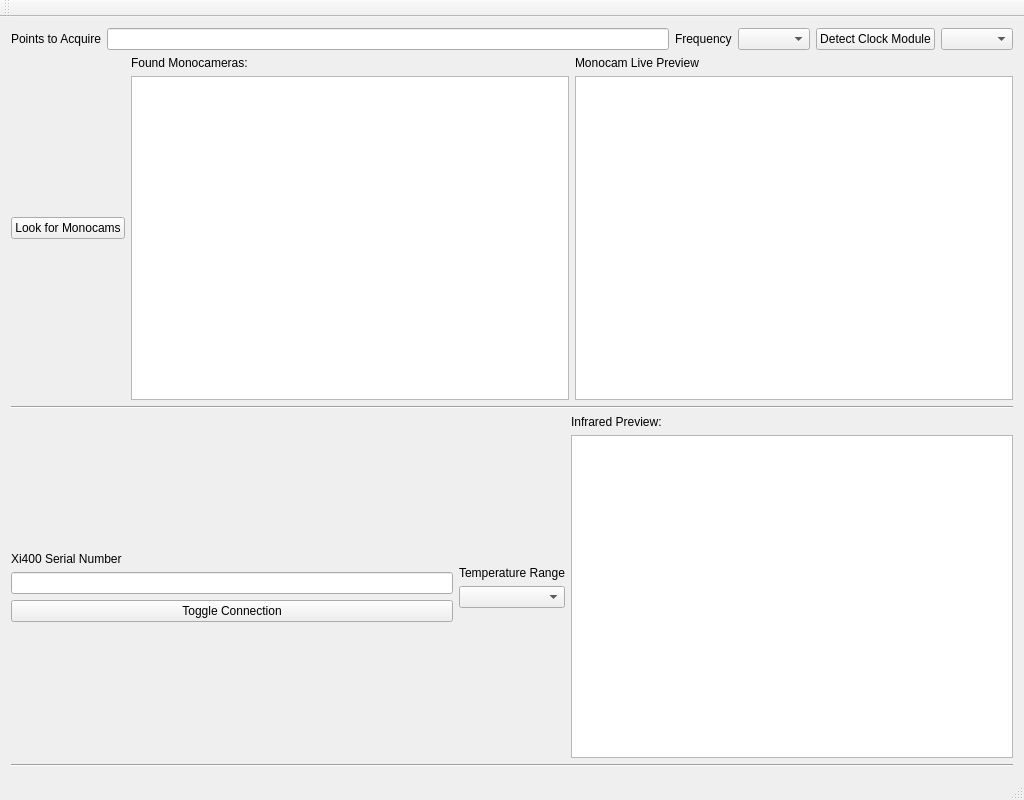
<?xml version="1.0" encoding="UTF-8"?>
<ui version="4.0">
 <class>GooeyDeadDaqueClass</class>
 <widget class="QMainWindow" name="GooeyDeadDaqueClass">
  <property name="geometry">
   <rect>
    <x>0</x>
    <y>0</y>
    <width>1024</width>
    <height>800</height>
   </rect>
  </property>
  <property name="windowTitle">
   <string>DED Data Acquisition GUI | v0.1</string>
  </property>
  <widget class="QWidget" name="centralWidget">
   <layout class="QHBoxLayout" name="horizontalLayout">
    <item>
     <layout class="QVBoxLayout" name="VLMainContainer">
      <item>
       <layout class="QHBoxLayout" name="HLExperimentSetup">
        <item>
         <widget class="QLabel" name="LPointsToAcquire">
          <property name="text">
           <string>Points to Acquire</string>
          </property>
         </widget>
        </item>
        <item>
         <widget class="QLineEdit" name="LEPointsToGrab"/>
        </item>
        <item>
         <widget class="QLabel" name="LFrequency">
          <property name="text">
           <string>Frequency</string>
          </property>
         </widget>
        </item>
        <item>
         <widget class="QComboBox" name="CBoxFrequency"/>
        </item>
        <item>
         <widget class="QPushButton" name="PBDetectClock">
          <property name="text">
           <string>Detect Clock Module</string>
          </property>
         </widget>
        </item>
        <item>
         <widget class="QComboBox" name="CBoxAvailableClocks"/>
        </item>
       </layout>
      </item>
      <item>
       <layout class="QHBoxLayout" name="HLMonoCameraSettings">
        <item>
         <widget class="QPushButton" name="PBMonoCamDetect">
          <property name="text">
           <string>Look for Monocams</string>
          </property>
         </widget>
        </item>
        <item>
         <layout class="QVBoxLayout" name="VLDetectedMonos">
          <item>
           <widget class="QLabel" name="label">
            <property name="text">
             <string>Found Monocameras:</string>
            </property>
           </widget>
          </item>
          <item>
           <widget class="QListView" name="LVFoundMonocams"/>
          </item>
         </layout>
        </item>
        <item>
         <layout class="QVBoxLayout" name="VLMonoPreview">
          <item>
           <widget class="QLabel" name="label_2">
            <property name="text">
             <string>Monocam Live Preview</string>
            </property>
           </widget>
          </item>
          <item>
           <widget class="QGraphicsView" name="GVMonoPreview"/>
          </item>
         </layout>
        </item>
       </layout>
      </item>
      <item>
       <widget class="Line" name="line">
        <property name="orientation">
         <enum>Qt::Horizontal</enum>
        </property>
       </widget>
      </item>
      <item>
       <layout class="QHBoxLayout" name="HLInfraredPanel">
        <item>
         <layout class="QVBoxLayout" name="VLXi400Config">
          <item>
           <spacer name="verticalSpacer_2">
            <property name="orientation">
             <enum>Qt::Vertical</enum>
            </property>
            <property name="sizeHint" stdset="0">
             <size>
              <width>20</width>
              <height>40</height>
             </size>
            </property>
           </spacer>
          </item>
          <item>
           <widget class="QLabel" name="label_3">
            <property name="text">
             <string>Xi400 Serial Number</string>
            </property>
           </widget>
          </item>
          <item>
           <widget class="QLineEdit" name="LEXi400Serial"/>
          </item>
          <item>
           <widget class="QPushButton" name="PBToggleIRConnect">
            <property name="text">
             <string>Toggle Connection</string>
            </property>
           </widget>
          </item>
          <item>
           <spacer name="verticalSpacer">
            <property name="orientation">
             <enum>Qt::Vertical</enum>
            </property>
            <property name="sizeHint" stdset="0">
             <size>
              <width>20</width>
              <height>40</height>
             </size>
            </property>
           </spacer>
          </item>
         </layout>
        </item>
        <item>
         <layout class="QVBoxLayout" name="VLXi400TempConfig">
          <item>
           <spacer name="verticalSpacer_3">
            <property name="orientation">
             <enum>Qt::Vertical</enum>
            </property>
            <property name="sizeHint" stdset="0">
             <size>
              <width>20</width>
              <height>40</height>
             </size>
            </property>
           </spacer>
          </item>
          <item>
           <widget class="QLabel" name="label_4">
            <property name="text">
             <string>Temperature Range</string>
            </property>
           </widget>
          </item>
          <item>
           <widget class="QComboBox" name="CBoxXi400Temp"/>
          </item>
          <item>
           <spacer name="verticalSpacer_4">
            <property name="orientation">
             <enum>Qt::Vertical</enum>
            </property>
            <property name="sizeHint" stdset="0">
             <size>
              <width>20</width>
              <height>40</height>
             </size>
            </property>
           </spacer>
          </item>
         </layout>
        </item>
        <item>
         <layout class="QVBoxLayout" name="VLInfraPreview">
          <item>
           <widget class="QLabel" name="label_5">
            <property name="text">
             <string>Infrared Preview:</string>
            </property>
           </widget>
          </item>
          <item>
           <widget class="QGraphicsView" name="GVIRPreview"/>
          </item>
         </layout>
        </item>
       </layout>
      </item>
      <item>
       <widget class="Line" name="line_2">
        <property name="orientation">
         <enum>Qt::Horizontal</enum>
        </property>
       </widget>
      </item>
      <item>
       <layout class="QHBoxLayout" name="HLDAQmx"/>
      </item>
     </layout>
    </item>
   </layout>
  </widget>
  <widget class="QToolBar" name="mainToolBar">
   <attribute name="toolBarArea">
    <enum>TopToolBarArea</enum>
   </attribute>
   <attribute name="toolBarBreak">
    <bool>false</bool>
   </attribute>
  </widget>
  <widget class="QStatusBar" name="statusBar"/>
 </widget>
 <layoutdefault spacing="6" margin="11"/>
 <resources>
  <include location="GooeyDeadDaque.qrc"/>
 </resources>
 <connections/>
</ui>
